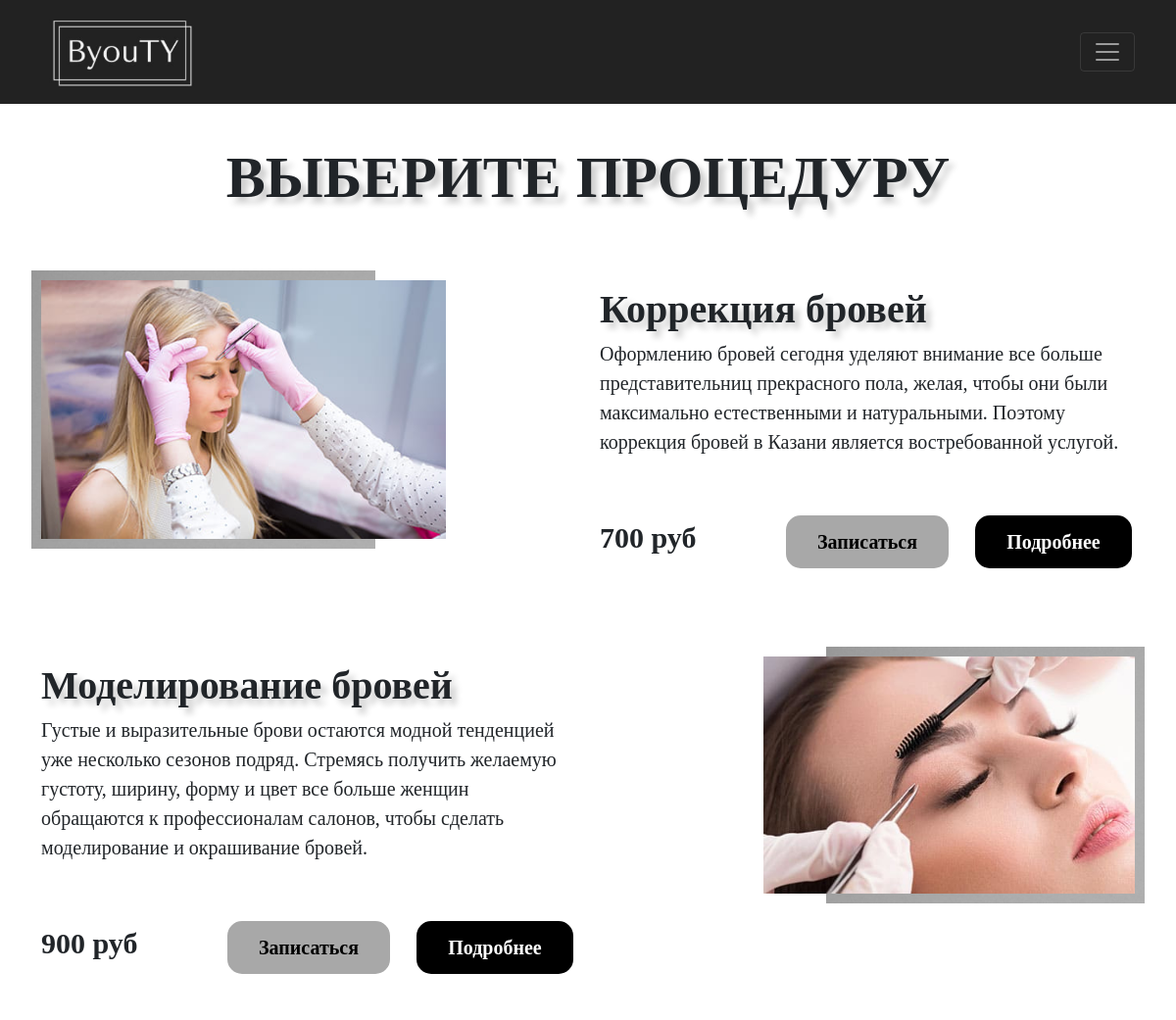
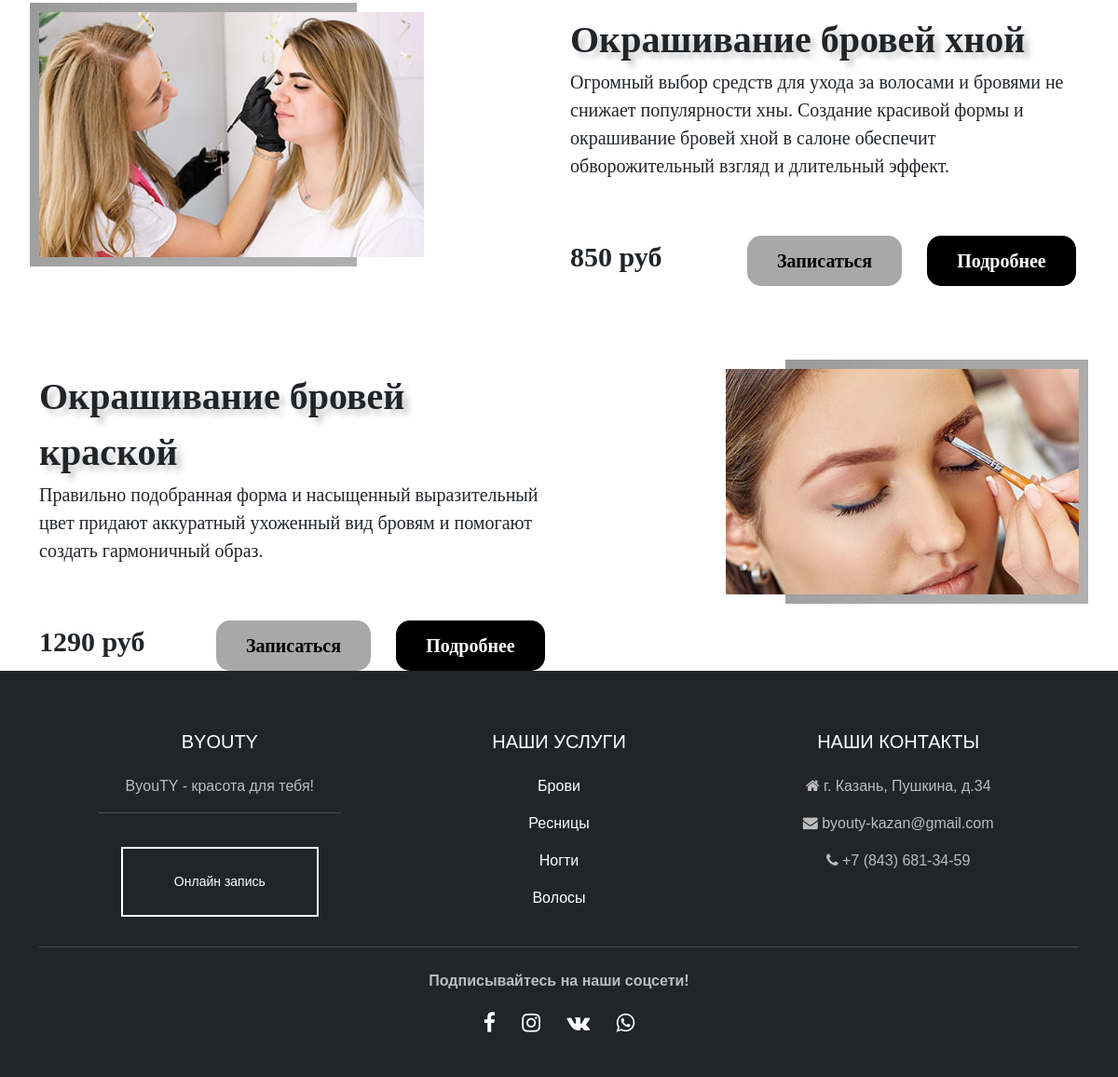
The page /zapis/1 on the database its author committed (2 pictures, top to bottom).
### beauty/models.py (models this page shows, shortened)
class Beauty(models.Model):
    procedures = models.ForeignKey(typeBeauty, on_delete=models.CASCADE, default=1, blank=True)
    title = models.CharField(max_length=100)
    description = models.CharField(max_length=250)
    price = models.IntegerField(default=0)
    image = models.ImageField(upload_to='beauty/images/uslugi')

### zapis/views.py (the view)
# urls.py: path('<int:procedure_id>', views.chooseUslugi, name='uslugi'),
def chooseUslugi(request, procedure_id):
    uslugi = Beauty.objects.filter(procedures=procedure_id)
    return render(request, 'usluga.zapis.html',
    {'uslugi':uslugi})

### zapis/templates/usluga.zapis.html (shortened to what this page needs)
{% extends 'base.html' %}
{% block content %}
<div class="container">
    <div class="advantages-title" style="margin-top: 30px;">
        ВЫБЕРИТЕ ПРОЦЕДУРУ
    </div>
    {% for usluga in uslugi %}
    {% if not forloop.counter|divisibleby:2 %}
    <div class="row">
        <div class="col-md-3 col-lg-6 col-xl-6 col-xxl-6">
            <div class="box-image">
                <div class="img">
                    <img src="{{ usluga.image.url }}" alt=""
                    style = "height: 48%; width: 75.6%;">
                </div>
                <div class="square square-left">
                    {% load static %}
                </div>
            </div>
        </div>
        <div class="col-md-9 col-lg-6 col-xl-6 col-xxl-6">
            <div class="homepage-title" style="text-align: left; font-size: 40px; margin-top: 60px;">
                {{ usluga.title }}
            </div>
            <div class="homepage-descr2" style="text-align: left; font-weight:lighter">
                {{ usluga.description }}
            </div>
            <div class="row">
                <div class="col-md-4 col-lg-4 col-xl-4 col-xxl-4">
                    <div class="homepage-descr2" style="text-align: left; margin-top: 60px; font-size: 30px;">
                        {{ usluga.price }} руб
                    </div>
                </div>
                <div class="col-md-4 col-lg-4 col-xl-4 col-xxl-4">
                    <div class="homepage-descr2">
                        <a href="{% url 'master' usluga.id %}" style="border: 2px solid #a8a8a8;
                        margin-top: 60px;
                        padding: 10px 30px;
                        border-radius: 15px;
                        background-color: #a8a8a8;
                        color: black;
                        display: inline-block;
                        transition: 0.3s all;
                        text-decoration: none;">
                            Записаться
                        </a>
                    </div>
                </div>
                <div class="col-md-4 col-lg-4 col-xl-4 col-xxl-4">
                    {% if usluga.procedures.type == 'Брови' %}
                    <div class="homepage-descr2">
                        <a href="{% url 'brows.detail' usluga.id %}" style="border: 2px solid black;
                        margin-top: 60px;
                        padding: 10px 30px;
                        border-radius: 15px;
                        background-color: black;
                        color: white;
                        display: inline-block;
                        transition: 0.3s all;
                        text-decoration: none;">
                            Подробнее
                        </a>
                    </div>
                    {% endif %}
                </div>
            </div>
        </div>
    </div>
    {% endif %}
    {% if forloop.counter|divisibleby:2 %}
    <div class="row">
        <div class="col-md-9 col-lg-6 col-xl-6 col-xxl-6">
            <div class="homepage-title" style="text-align: left; font-size: 40px; margin-top: 60px;">
                {{ usluga.title }}
            </div>
            <div class="homepage-descr2" style="text-align: left; font-weight:lighter">
                {{ usluga.description }}
            </div>
            <div class="row">
                <div class="col-md-4 col-lg-4 col-xl-4 col-xxl-4">
                    <div class="homepage-descr2" style="text-align: left; margin-top: 60px; font-size: 30px;">
                        {{ usluga.price }} руб
                    </div>
                </div>
                <div class="col-md-4 col-lg-4 col-xl-4 col-xxl-4">
                    <div class="homepage-descr2">
                        <a href="{% url 'master' usluga.id %}" style="border: 2px solid #a8a8a8;
                        margin-top: 60px;
                        padding: 10px 30px;
                        border-radius: 15px;
                        background-color: #a8a8a8;
                        color: black;
                        display: inline-block;
                        transition: 0.3s all;
                        text-decoration: none;">
                            Записаться
                        </a>
                    </div>
                </div>
                <div class="col-md-4 col-lg-4 col-xl-4 col-xxl-4">
                    {% if usluga.procedures.type == 'Брови' %}
                    <div class="homepage-descr2">
                        <a href="{% url 'brows.detail' usluga.id %}" style="border: 2px solid black;
                        margin-top: 60px;
                        padding: 10px 30px;
                        border-radius: 15px;
                        background-color: black;
                        color: white;
                        display: inline-block;
                        transition: 0.3s all;
                        text-decoration: none;">
                            Подробнее
                        </a>
                    </div>
                    {% endif %}
                </div>
            </div>
        </div>
        <div class="col-md-3 col-lg-6 col-xl-6 col-xxl-6">
            <div class="box-image">
                <div class="img" style="margin-left: 167px;">
                    <img src="{{ usluga.image.url }}" alt=""
                    style = "height: 64%; width: 100%;">
                </div>
                <div class="square">
                    {% load static %}
                </div>
            </div>
        </div>
    </div>
    {% endif %}
    {% endfor %}
</div>
{% endblock content %}

### beautysalon/static/styles/styles.css (style rules this page uses)
.homepage-title { margin-top: 15vh; margin-bottom: 0; text-align: center; font-size: 110px; text-decoration: none; font-family:Garamond; font-weight: 900; text-shadow: 6px 6px 6px rgba(0,0,0,.2); }
.homepage-descr2 { text-align: center; font-size: 20px; text-decoration: none; font-family:Garamond; font-weight: 900; }
.advantages-title { margin-bottom: 0; text-align: center; font-size: 60px; text-decoration: none; font-family:Garamond; font-weight: 900; text-shadow: 6px 6px 6px rgba(0,0,0,.2); }
.box-image { position: relative; font-size: 0; margin-bottom: 60px; margin-top: 60px; }
.box-image .img { position: relative; z-index: 2; display: block; max-width: 100%; }
.box-image .square { position: absolute; padding-bottom: -30px; height: calc(100% + 20px); top: -10px; right: -10px; bottom: -10px; background: #91d5de; display: block; }
.box-image .square.square-left { right: auto; left: -10px; }

### rows shown on the page
Beauty: image (picture), title "Коррекция бровей", description "Оформлению бровей сегодня уделяют внимание все больше представительниц прекрасного пола, желая, чтобы они были максимально естественными и натуральными. Поэтому коррекция бровей в Казани является востребованной услугой.", price "700", shows "Подробнее"
Beauty: title "Моделирование бровей", description "Густые и выразительные брови остаются модной тенденцией уже несколько сезонов подряд. Стремясь получить желаемую густоту, ширину, форму и цвет все больше женщин обращаются к профессионалам салонов, чтобы сделать моделирование и окрашивание бровей.", price "900", shows "Подробнее", image (picture)
Beauty: image (picture), title "Окрашивание бровей хной", description "Огромный выбор средств для ухода за волосами и бровями не снижает популярности хны. Создание красивой формы и окрашивание бровей хной в салоне обеспечит обворожительный взгляд и длительный эффект.", price "850", shows "Подробнее"
Beauty: title "Окрашивание бровей краской", description "Правильно подобранная форма и насыщенный выразительный цвет придают аккуратный ухоженный вид бровям и помогают создать гармоничный образ.", price "1290", shows "Подробнее", image (picture)
